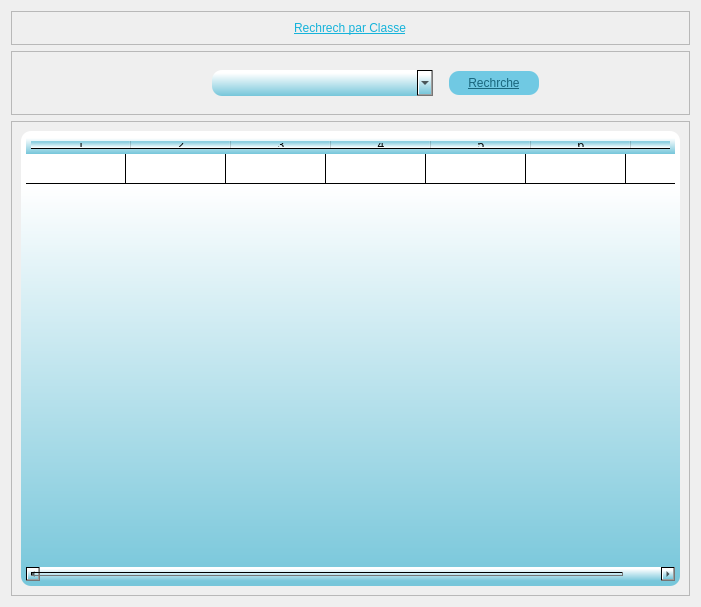
<?xml version="1.0" encoding="UTF-8"?>
<ui version="4.0">
 <class>Dialog</class>
 <widget class="QDialog" name="Dialog">
  <property name="geometry">
   <rect>
    <x>0</x>
    <y>0</y>
    <width>701</width>
    <height>607</height>
   </rect>
  </property>
  <property name="windowTitle">
   <string>Dialog</string>
  </property>
  <property name="styleSheet">
   <string notr="true">background-image: url(b.png);</string>
  </property>
  <layout class="QVBoxLayout" name="verticalLayout">
   <item>
    <widget class="QFrame" name="frame">
     <property name="frameShape">
      <enum>QFrame::StyledPanel</enum>
     </property>
     <property name="frameShadow">
      <enum>QFrame::Raised</enum>
     </property>
     <layout class="QHBoxLayout" name="horizontalLayout">
      <item alignment="Qt::AlignHCenter">
       <widget class="QLabel" name="label">
        <property name="styleSheet">
         <string notr="true">font: 18pt &quot;Bauhaus 93&quot;;
text-decoration: underline;
color: qlineargradient(spread:pad, x1:1, y1:1, x2:1, y2:0.12, stop:0 rgba(22, 179, 218, 255), stop:1 rgba(255, 255, 255, 255));</string>
        </property>
        <property name="text">
         <string>Rechrech par Classe</string>
        </property>
       </widget>
      </item>
     </layout>
    </widget>
   </item>
   <item>
    <widget class="QFrame" name="frame_2">
     <property name="frameShape">
      <enum>QFrame::StyledPanel</enum>
     </property>
     <property name="frameShadow">
      <enum>QFrame::Raised</enum>
     </property>
     <layout class="QHBoxLayout" name="horizontalLayout_2" stretch="2,1">
      <property name="leftMargin">
       <number>200</number>
      </property>
      <property name="rightMargin">
       <number>140</number>
      </property>
      <item>
       <widget class="QComboBox" name="comboBox">
        <property name="styleSheet">
         <string notr="true">font: bold 12px/25px Arial, sans-serif;  
border-radius: 10px;
color: rgb(0, 0, 0);

background-color: qlineargradient(spread:pad, x1:1, y1:1, x2:1, y2:0.12, stop:0 rgba(118, 198, 218, 255), stop:1 rgba(255, 255, 255, 255));

padding:5;
font: 11pt &quot;Malgun Gothic&quot;;
text-decoration: underline;</string>
        </property>
        <item>
         <property name="text">
          <string/>
         </property>
        </item>
        <item>
         <property name="text">
          <string>CPI-1</string>
         </property>
        </item>
        <item>
         <property name="text">
          <string>CPI-2</string>
         </property>
        </item>
        <item>
         <property name="text">
          <string>ING-1-EL</string>
         </property>
        </item>
        <item>
         <property name="text">
          <string>ING-1-INFO</string>
         </property>
        </item>
        <item>
         <property name="text">
          <string>ING-2-EL</string>
         </property>
        </item>
        <item>
         <property name="text">
          <string>ING-3-EL</string>
         </property>
        </item>
        <item>
         <property name="text">
          <string>L1-EEA</string>
         </property>
        </item>
        <item>
         <property name="text">
          <string>L1-INFO</string>
         </property>
        </item>
        <item>
         <property name="text">
          <string>L1-MATH</string>
         </property>
        </item>
        <item>
         <property name="text">
          <string>L1-TIC</string>
         </property>
        </item>
        <item>
         <property name="text">
          <string>L2-INFO</string>
         </property>
        </item>
        <item>
         <property name="text">
          <string>L2-MATH</string>
         </property>
        </item>
        <item>
         <property name="text">
          <string>L2-TIC</string>
         </property>
        </item>
        <item>
         <property name="text">
          <string>L3-INFO</string>
         </property>
        </item>
        <item>
         <property name="text">
          <string>L3-MATH</string>
         </property>
        </item>
        <item>
         <property name="text">
          <string>L3-TIC</string>
         </property>
        </item>
        <item>
         <property name="text">
          <string>MP-1-GL</string>
         </property>
        </item>
        <item>
         <property name="text">
          <string>MP-1-III</string>
         </property>
        </item>
        <item>
         <property name="text">
          <string>MP-1-SD</string>
         </property>
        </item>
        <item>
         <property name="text">
          <string>MP-2-GL</string>
         </property>
        </item>
        <item>
         <property name="text">
          <string>MR-1-EL</string>
         </property>
        </item>
        <item>
         <property name="text">
          <string>MR-1-GL</string>
         </property>
        </item>
        <item>
         <property name="text">
          <string>MR-2-EL</string>
         </property>
        </item>
        <item>
         <property name="text">
          <string>MR-2-GL</string>
         </property>
        </item>
       </widget>
      </item>
      <item>
       <widget class="QPushButton" name="pushButton">
        <property name="cursor">
         <cursorShape>PointingHandCursor</cursorShape>
        </property>
        <property name="styleSheet">
         <string notr="true">  margin: 10px;
font: bold 12px/25px Arial, sans-serif;  
border-radius: 10px;
color: #19667d;
background: #70c9e3;
padding:5;
font: 14pt &quot;Impact&quot;;
text-decoration: underline;</string>
        </property>
        <property name="text">
         <string>Rechrche</string>
        </property>
       </widget>
      </item>
     </layout>
    </widget>
   </item>
   <item>
    <widget class="QFrame" name="frame_3">
     <property name="frameShape">
      <enum>QFrame::StyledPanel</enum>
     </property>
     <property name="frameShadow">
      <enum>QFrame::Raised</enum>
     </property>
     <layout class="QHBoxLayout" name="horizontalLayout_3">
      <item>
       <widget class="QTableWidget" name="tableWidget">
        <property name="styleSheet">
         <string notr="true">font: bold 12px/25px Arial, sans-serif;  
border-radius: 10px;
color: rgb(0, 0, 0);

background-color: qlineargradient(spread:pad, x1:1, y1:1, x2:1, y2:0.12, stop:0 rgba(118, 198, 218, 255), stop:1 rgba(255, 255, 255, 255));

padding:5;
font: 11pt &quot;Malgun Gothic&quot;;
text-decoration: underline;</string>
        </property>
        <property name="verticalScrollMode">
         <enum>QAbstractItemView::ScrollPerPixel</enum>
        </property>
        <property name="horizontalScrollMode">
         <enum>QAbstractItemView::ScrollPerPixel</enum>
        </property>
        <property name="rowCount">
         <number>1</number>
        </property>
        <property name="columnCount">
         <number>7</number>
        </property>
        <attribute name="verticalHeaderVisible">
         <bool>false</bool>
        </attribute>
        <row/>
        <column/>
        <column/>
        <column/>
        <column/>
        <column/>
        <column/>
        <column/>
        <item row="0" column="0">
         <property name="text">
          <string/>
         </property>
        </item>
       </widget>
      </item>
     </layout>
    </widget>
   </item>
  </layout>
 </widget>
 <resources>
  <include location="../../../images/test.qrc"/>
 </resources>
 <connections/>
</ui>
